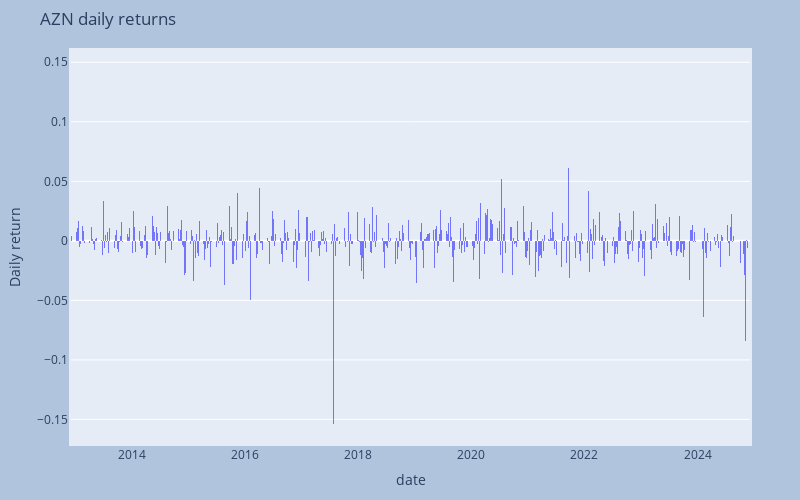

Write notebook code for a chart like this one.
### Markdown cell above
Plot daily returns

### Code cell
fig = px.bar(df_top, x=df_top.index, y="RTN_D1")

fig.update_traces(
    marker_color="rgba(0,0,250, 0.5)", marker_line_width=0, selector=dict(type="bar")
)

fig.update_layout(
    bargap=0,
    bargroupgap=0,
)

fig.update_layout(
    title=f"{ticker} daily returns",
    xaxis_tickfont_size=12,
    yaxis=dict(
        title="Daily return",
        titlefont_size=14,
        tickfont_size=12,
    ),
    autosize=False,
    width=800,
    height=500,
    margin=dict(l=50, r=50, b=50, t=50, pad=2),
    paper_bgcolor="LightSteelBlue",
)

fig.show()

### Figure 1 — Plotly figure (JSON) as saved in the notebook; plotly's stock layout.template omitted (floating-point values rounded to 4 significant figures; data arrays with more than 128 entries replaced by an {"elided": "..."} marker saying what was removed)
{"data": [{"alignmentgroup": "True", "hovertemplate": "date=%{x}<br>RTN_D1=%{y}<extra></extra>", "legendgroup": "", "marker": {"color": "rgba(0,0,250, 0.5)", "line": {"width": 0}, "pattern": {"shape": ""}}, "name": "", "offsetgroup": "", "orientation": "v", "showlegend": false, "textposition": "auto", "type": "bar", "x": {"elided": "3030 str values"}, "xaxis": "x", "y": {"elided": "3030 float values"}, "yaxis": "y"}], "layout": {"autosize": false, "bargap": 0, "bargroupgap": 0, "barmode": "relative", "height": 500, "legend": {"tracegroupgap": 0}, "margin": {"b": 50, "l": 50, "pad": 2, "r": 50, "t": 50}, "paper_bgcolor": "LightSteelBlue", "title": {"text": "AZN daily returns"}, "width": 800, "xaxis": {"anchor": "y", "domain": [0, 1], "tickfont": {"size": 12}, "title": {"text": "date"}}, "yaxis": {"anchor": "x", "domain": [0, 1], "tickfont": {"size": 12}, "title": {"font": {"size": 14}, "text": "Daily return"}}}}
